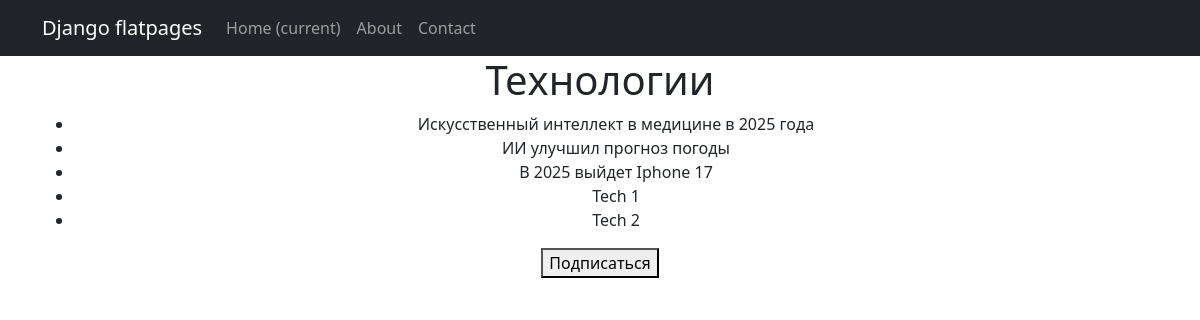
The app's page /category/12/ (signed in) with its own data.
### models_app/models.py (models this page shows, shortened)
class Category(models.Model):
    name = models.CharField(max_length=100, unique=True)
    subscribers = models.ManyToManyField(User, related_name='subscribed_categories', blank=True)

class Post(models.Model):
    ARTICLE = 'AR'
    NEWS = 'NW'
    POST_TYPE_CHOICES = [
        (ARTICLE, 'Article'),
        (NEWS, 'News'),
    ]
    author = models.ForeignKey(Author, on_delete=models.CASCADE, related_name='posts')
    post_type = models.CharField(max_length=2, choices=POST_TYPE_CHOICES, default=ARTICLE)
    created_at = models.DateTimeField(auto_now_add=True)
    categories = models.ManyToManyField(Category, related_name='posts')
    title = models.CharField(max_length=255)
    content = models.TextField()
    rating = models.IntegerField(default=0)

### appointment_app/views.py (the view, shortened to what this page needs)
# urls.py: path('category/<int:pk>/', SubscribeToCategoryView.as_view(), name='category_detail'),
class SubscribeToCategoryView(LoginRequiredMixin, DetailView):
    model = Category
    template_name = 'appointment_app/subscribe_category.html'
    context_object_name = 'category'
    def get_context_data(self, **kwargs):
        context = super().get_context_data(**kwargs)
        category = self.get_object()
        context['news'] = category.posts.filter(post_type=Post.NEWS)
        context['is_subscribed'] = category.subscribers.filter(id=self.request.user.id).exists()
        return context

### appointment_app/templates/appointment_app/subscribe_category.html (shortened to what this page needs)
{% extends 'flatpages/default.html' %}
{% block content %}
<h1>{{ category.name }}</h1>
<ul>
    {% for post in news %}
        <li>{{ post.title }}</li>
    {% endfor %}
</ul>
{% if is_subscribed %}
    <p style="color:red">Вы уже подписаны на эту категорию.</p>
{% else %}
    <form action="{% url 'category_detail' category.id %}" method="post">
        <button type="submit">Подписаться</button>
    </form>
{% endif %}
{% endblock content %}

### records on screen
Category: name "Технологии"
Post: title "Искусственный интеллект в медицине в 2025 года"
Post: title "ИИ улучшил прогноз погоды"
Post: title "В 2025 выйдет Iphone 17"
Post: title "Tech 1"
Post: title "Tech 2"
